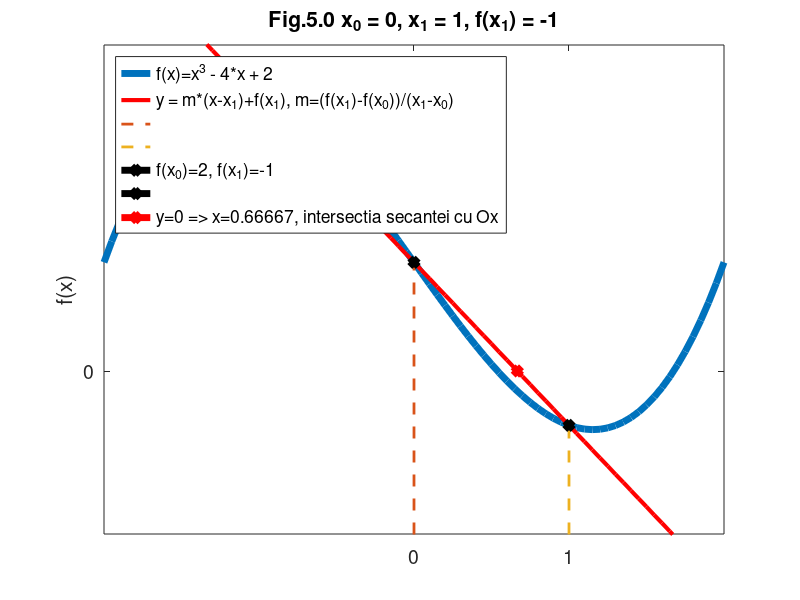

This figure's MATLAB source:
# Cod octave:
f = @(x) x.^3 - 4*x + 2;
x_0 = 0;
x_1 = 1;
x_2 = x_1 - (f(x_1)*(x_1-x_0))/(f(x_1)-f(x_0));
x_3 = x_2 - (f(x_2)*(x_2-x_1))/(f(x_2-f(x_1)));
printf("$x_2=%.3f, x_3=%.3f$\n", x_2, x_3);

function print_graph (f, x_0, x_1, iter_no)
    fx_0 = f(x_0);
    fx_1 = f(x_1);
    x_min=-2;step=0.05;x_max=2;
# Ecuatia secantei prin punctele (x_0, f(x_0)), (x_1, f(x_1))
    m = (fx_1 - fx_0) / (x_1 - x_0);
    y = @(x) m*(x-x_1) + fx_1;
# Ecuatia secantei cand y = 0 (intersectie Ox), x_2 este valoarea pentru care f(x_2)=0
    x_2 = x_1 - (fx_1*(x_1-x_0))/(fx_1-fx_0); 
    x = x_min:step:x_max;
    hf = figure();
    set(0,"defaultaxesfontsize",14);
    plot(x, f(x),'linewidth', 5);
    hold on;
    plot(x,y(x),'r','linewidth', 3);
    axis([x_min x_max -3, 6]);
# Printeaza linia verticala prin x_0 pana la graficul functiei
    plot([x_0 x_0], [-40 fx_0], '--', 'linewidth', 2);
# Printeaza linia verticala prin x_1 pana la graficul functiei
    plot([x_1 x_1], [-40 fx_1], '--', 'linewidth', 2);
# Print puncte de intersectie
    plot(x_0, fx_0, 'x-k', 'linewidth', 5); plot(x_1, fx_1, 'x-k', 'linewidth', 5);
# Print punctul de pe secanta la intersectia cu Ox (y=0)
    plot(x_2, 0, 'x-r', 'linewidth', 5);
    legend(
    # graficul functiei f(x)
    'f(x)=x^3 - 4*x + 2',
    # graficul liniei secante 
    'y = m*(x-x_1)+f(x_1), m=(f(x_1)-f(x_0))/(x_1-x_0)','','',
    # punctele de intersectie ale secante cu f(x)
    strcat('f(x_0)=',num2str(fx_0),', f(x_1)=',num2str(fx_1)),'',
    # punctul de intersectie al secantei cu axa Ox (pentru care y=0)
    strcat('y=0 => x=',num2str(x_2),', intersectia secantei cu Ox'),
    'location', 'northwest');
    hold off;
    title(strcat(
        strrep('Fig.5.{}','{}', num2str(iter_no)),
        strrep(' x_0 = {},','{}', num2str(x_0)),
        strrep(' x_1 = {},','{}', num2str(x_1)),
        strrep(' f(x_1) = {}','{}', num2str(fx_1))));
# Arata cateva puncte importante pe axa X (x_0, x_1)
    set(gca(), 'xtick', [x_0 x_1]);
    set(gca(), 'ytick', [0]);
    ylabel('f(x)');
    set(hf, "visible", "off");
    print(hf, strrep('Fig.5.{}.eps','{}',num2str(iter_no)), '-depsc');
    close();
endfunction

print_graph(f, x_0, x_1, 0);